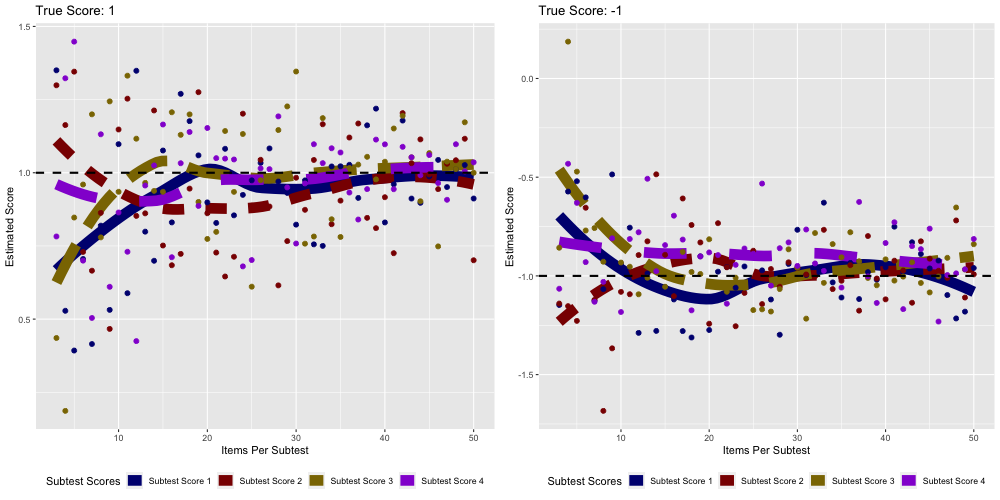

Generate this figure with R:
library(mirtCAT)
library(ggplot2)
library(reshape2)

#generate data
ICC = function(theta, a, b, c){
  prob = c + (1-c)*exp(a*(theta-b))/(1+exp(a*(theta-b)))
  return(prob)
}

IRTdataN1 = function(theta, a, b, c){
  prob = ICC(theta = theta, a = a, b = b, c = c)
  data = matrix(rbinom(n = length(a), size = 1, prob = prob),nrow=1)
  return(data)
}

IRTdataALL = function(theta, a, b, c){
  tdata = sapply(X = theta, FUN = IRTdataN1, simplify = TRUE, a, b, c)
  data = t(tdata)
  return(data)
}

IRTtestInfo = function(theta, a, b, c){
  #one theta and all a,b,c
  prob = ICC(theta = theta, a = a, b = b, c = c)
  iteminfo = (a^2)*((prob-c)^2/(1-c)^2)*(1-prob)/prob
  testinfo = sum(iteminfo)
  return(testinfo)
}


nScores = 4

minItemsPerSub = 3
maxItemsPerSub = 50
ItemsStep = 1

steps = seq(minItemsPerSub, maxItemsPerSub, ItemsStep)

nSamplesPerStep = 1
sampledThetas = c(1, -1)

subscoreItemDiffMethod = "random" #eventually use ordered
samplingError = FALSE #estimate parameters?
modelError = FALSE #generate from different model?

itemMeasurementError = FALSE #FALSE == generate so that parameters have very high discrimination values and zero guessing
step = 100
thetaEstimates = NULL
step = 3
for (step in steps){
  print(step)
  nItemsScore = rep(step, nScores)
  nItemsTotal = sum(nItemsScore)
  
  # step 1: generate item parameters
  if (!itemMeasurementError){
    aMax = 10
    aMin = 10
    cMax = 0
    cMin = 0
    uMax = 1
    uMin = 1
  }
  
  if (subscoreItemDiffMethod == "random"){
    bMax = 2.5
    bMin = -2.5
  } else if (subscoreItemDiffMethod == "ordered"){
    bRange = 2 - -2
    bStep = bRange/(nScores)
    bMin = -2
  }
  
  
  itemParams = vector("list", nScores+1)
  mirtParams = vector("list", nScores+1)
  sub = 1
  
  #estimate theta values
  resNitems = nItemsScore
  resTrueTheta1 = sampledThetas[1]
  resTrueTheta2 = sampledThetas[2]
  
  
  
  for (sub in 1:nScores){
    
    itemParams[[sub]]$a = runif(n = nItemsScore[sub], min = aMin, max = aMax)
    
    if (subscoreItemDiffMethod == "random"){
      itemParams[[sub]]$b = runif(n = nItemsScore[sub], min = bMin, max = bMax)  
    } else if (subscoreItemDiffMethod == "ordered"){
      bMinSub = bMin+(bStep*(sub-1))
      bMaxSub = bMin+(bStep*(sub))
      itemParams[[sub]]$b = runif(n = nItemsScore[sub], min = bMinSub, max = bMaxSub)
    }
    
    itemParams[[sub]]$c = runif(n = nItemsScore[sub], min = cMin, max = cMax)
    itemParams[[sub]]$u = runif(n = nItemsScore[sub], min = uMin, max = uMax)
    itemParams[[sub]]$mirt = data.frame(a1=itemParams[[sub]]$a, d = -1*itemParams[[sub]]$a*itemParams[[sub]]$b,
                                        g = itemParams[[sub]]$c, u = itemParams[[sub]]$u)
    
    mirtParams[[sub]] = generate.mirt_object(parameters = itemParams[[sub]]$mirt, itemtype = "3PL")
    
    itemParams[[nScores+1]]$a = c(itemParams[[nScores+1]]$a, itemParams[[sub]]$a)
    itemParams[[nScores+1]]$b = c(itemParams[[nScores+1]]$b, itemParams[[sub]]$b)
    itemParams[[nScores+1]]$c = c(itemParams[[nScores+1]]$c, itemParams[[sub]]$c)
    itemParams[[nScores+1]]$u = c(itemParams[[nScores+1]]$u, itemParams[[sub]]$u)
    
  }
  
  itemParams[[nScores+1]]$mirt = data.frame(a1=itemParams[[nScores+1]]$a, d = -1*itemParams[[nScores+1]]$a*itemParams[[nScores+1]]$b,
                                            g = itemParams[[nScores+1]]$c, u = itemParams[[sub]]$u)
  mirtParams[[nScores+1]] = generate.mirt_object(parameters = itemParams[[nScores+1]]$mirt , itemtype = "3PL")
  
  #generate data
  for (i in 1:nSamplesPerStep){
    dat = IRTdataALL(theta = sampledThetas, a = itemParams[[nScores+1]]$a, b = itemParams[[nScores+1]]$b, itemParams[[nScores+1]]$c)
    sub=1
    estThetas = rep(NA, (nScores+1)*length(sampledThetas))
    estSEs = rep(NA, (nScores+1)*length(sampledThetas))
    estMAXCI = rep(NA, (nScores+1)*length(sampledThetas))
    estMINCI = rep(NA, (nScores+1)*length(sampledThetas))
    for (sub in 1:(nScores+1)){
      if (sub != (nScores+1)){
        dataStart = nItemsScore[sub]*(sub-1)+1
        dataEnd = nItemsScore[sub]*(sub-1)+nItemsScore[sub]  
      } else {
        dataStart = 1
        dataEnd = ncol(dat)
      }
      
      mirtEst = data.frame(fscores(object = mirtParams[[sub]], response.pattern = dat[,dataStart:dataEnd]))
      
      
      for (samp in 1:length(sampledThetas)){
        
        estThetas[length(sampledThetas)*sub-(length(sampledThetas)-samp)] = mirtEst$F1[samp]
        estSEs[length(sampledThetas)*sub-(length(sampledThetas)-samp)] = mirtEst$SE_F1[samp]
        estMAXCI[length(sampledThetas)*sub-(length(sampledThetas)-samp)] = mirtEst$F1[samp]+1.96*mirtEst$SE_F1[samp]
        estMINCI[length(sampledThetas)*sub-(length(sampledThetas)-samp)] = mirtEst$F1[samp]-1.96*mirtEst$SE_F1[samp]
        if (sub != (nScores+1)){
          names(estThetas)[length(sampledThetas)*sub-(length(sampledThetas)-samp)] = paste0("THETA", samp, "subscore", sub)
          names(estSEs)[length(sampledThetas)*sub-(length(sampledThetas)-samp)] = paste0("THETA", samp, "subscoreSE", sub)
          names(estMAXCI)[length(sampledThetas)*sub-(length(sampledThetas)-samp)] = paste0("THETA", samp, "subscoreMAXCI", sub)
          names(estMINCI)[length(sampledThetas)*sub-(length(sampledThetas)-samp)] = paste0("THETA", samp, "subscoreMINCI", sub)
        } else {
          names(estThetas)[length(sampledThetas)*sub-(length(sampledThetas)-samp)] = paste0("THETA", samp, "overall")
          names(estSEs)[length(sampledThetas)*sub-(length(sampledThetas)-samp)] = paste0("THETA", samp, "overallSE")
          names(estMAXCI)[length(sampledThetas)*sub-(length(sampledThetas)-samp)] = paste0("THETA", samp, "overallMAXCI")
          names(estMINCI)[length(sampledThetas)*sub-(length(sampledThetas)-samp)] = paste0("THETA", samp, "overallMINCI")
        }
        
      }
      
    }
    
    thetaEstimates = rbind(thetaEstimates, data.frame(resNitems = resNitems[1], resTrueTheta1 = resTrueTheta1, resTrueTheta2 = resTrueTheta2, 
                                                      data.frame(t(estThetas)), data.frame(t(estSEs)), data.frame(t(estMAXCI)), data.frame(t(estMINCI))))
    
  }
  
  
}

temp = thetaEstimates[c("resNitems", "THETA1subscore1", "THETA1subscore2", "THETA1subscore3", "THETA1subscore4")]
names(temp) = c("resNitems", "Score1", "Score2", "Score3", "Score4")
plotdata = melt(temp, id.var = "resNitems")



p1 = ggplot(plotdata, aes(x = resNitems, y = value, color = variable, linetype = variable, group = variable)) +
  geom_smooth(se = FALSE, size=5, method = "loess") + geom_point(size = 2) +
  scale_color_manual(values=c("navyblue", "red4", "gold4", "darkviolet"), name = "Subtest Scores", labels = c("Subtest Score 1", "Subtest Score 2", "Subtest Score 3", "Subtest Score 4")) + 
  scale_linetype_discrete(labels = c("Subtest Score 1", "Subtest Score 2", "Subtest Score 3", "Subtest Score 4"), 
                          name = "Subtest Scores") + 
  labs(title = "True Score: 1", x = "Items Per Subtest", y = "Estimated Score") + geom_hline(yintercept = 1, size = 1, lty = 2) +
  theme(legend.position = "bottom")

temp2 = thetaEstimates[c("resNitems", "THETA2subscore1", "THETA2subscore2", "THETA2subscore3", "THETA2subscore4")]
names(temp2) = c("resNitems", "Score1", "Score2", "Score3", "Score4")
plotdata2 = melt(temp2, id.var = "resNitems")

p2 = ggplot(plotdata2, aes(x = resNitems, y = value, color = variable, linetype = variable, group = variable)) +
  geom_smooth(se = FALSE, size=5, method = "loess", show.legend = TRUE) + geom_point(size = 2, show.legend = TRUE) +
  scale_color_manual(values=c("navyblue", "red4", "gold4", "darkviolet"), name = "Subtest Scores", labels = c("Subtest Score 1", "Subtest Score 2", "Subtest Score 3", "Subtest Score 4")) + 
  scale_linetype_discrete(labels = c("Subtest Score 1", "Subtest Score 2", "Subtest Score 3", "Subtest Score 4"), 
                          name = "Subtest Scores") + 
  labs(title = "True Score: -1", x = "Items Per Subtest", y = "Estimated Score") + geom_hline(yintercept = -1, size = 1, lty = 2) + 
  theme(legend.position = "bottom")

multiplot <- function(..., plotlist=NULL, file, cols=1, layout=NULL) {
  library(grid)
  
  # Make a list from the ... arguments and plotlist
  plots <- c(list(...), plotlist)
  
  numPlots = length(plots)
  
  # If layout is NULL, then use 'cols' to determine layout
  if (is.null(layout)) {
    # Make the panel
    # ncol: Number of columns of plots
    # nrow: Number of rows needed, calculated from # of cols
    layout <- matrix(seq(1, cols * ceiling(numPlots/cols)),
                     ncol = cols, nrow = ceiling(numPlots/cols))
  }
  
  if (numPlots==1) {
    print(plots[[1]])
    
  } else {
    # Set up the page
    grid.newpage()
    pushViewport(viewport(layout = grid.layout(nrow(layout), ncol(layout))))
    
    # Make each plot, in the correct location
    for (i in 1:numPlots) {
      # Get the i,j matrix positions of the regions that contain this subplot
      matchidx <- as.data.frame(which(layout == i, arr.ind = TRUE))
      
      print(plots[[i]], vp = viewport(layout.pos.row = matchidx$row,
                                      layout.pos.col = matchidx$col))
    }
  }
}

save.image("subscoreSame.RData")
png("subscoreSame.png", width = 1000, height = 500)
multiplot(p1, p2, cols = 2)
dev.off()
